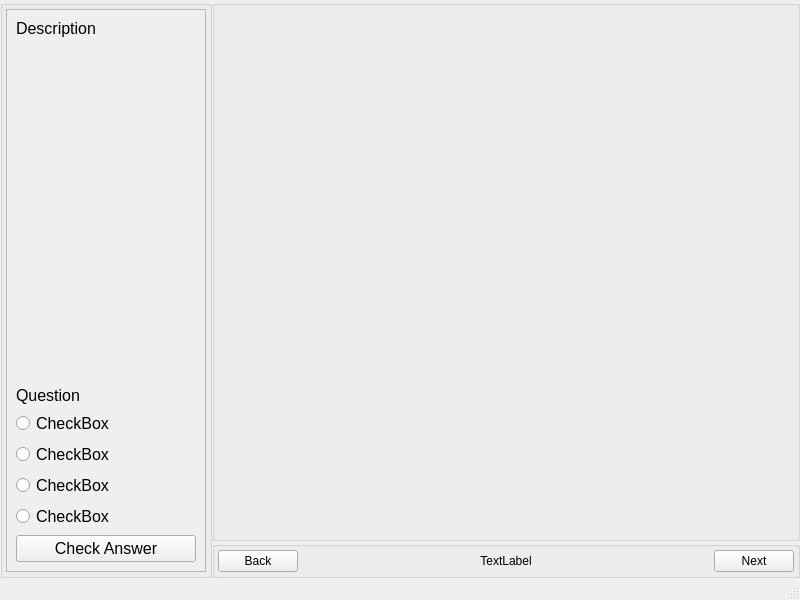
<?xml version="1.0" encoding="UTF-8"?>
<ui version="4.0">
 <class>MainWindow</class>
 <widget class="QMainWindow" name="MainWindow">
  <property name="geometry">
   <rect>
    <x>0</x>
    <y>0</y>
    <width>800</width>
    <height>600</height>
   </rect>
  </property>
  <property name="windowTitle">
   <string>MainWindow</string>
  </property>
  <widget class="QWidget" name="centralwidget">
   <layout class="QGridLayout" name="gridLayout">
    <property name="leftMargin">
     <number>0</number>
    </property>
    <property name="topMargin">
     <number>0</number>
    </property>
    <property name="rightMargin">
     <number>0</number>
    </property>
    <property name="bottomMargin">
     <number>0</number>
    </property>
    <property name="spacing">
     <number>0</number>
    </property>
    <item row="0" column="0" rowspan="2" colspan="2">
     <widget class="QGroupBox" name="summaryLayout">
      <property name="minimumSize">
       <size>
        <width>0</width>
        <height>0</height>
       </size>
      </property>
      <property name="title">
       <string/>
      </property>
      <layout class="QVBoxLayout" name="verticalLayout">
       <property name="leftMargin">
        <number>3</number>
       </property>
       <property name="topMargin">
        <number>3</number>
       </property>
       <property name="rightMargin">
        <number>3</number>
       </property>
       <property name="bottomMargin">
        <number>3</number>
       </property>
       <item>
        <widget class="QScrollArea" name="scrollArea">
         <property name="minimumSize">
          <size>
           <width>200</width>
           <height>0</height>
          </size>
         </property>
         <property name="font">
          <font>
           <pointsize>15</pointsize>
          </font>
         </property>
         <property name="horizontalScrollBarPolicy">
          <enum>Qt::ScrollBarAlwaysOff</enum>
         </property>
         <property name="widgetResizable">
          <bool>true</bool>
         </property>
         <widget class="QWidget" name="scrollAreaWidgetContents">
          <property name="geometry">
           <rect>
            <x>0</x>
            <y>0</y>
            <width>198</width>
            <height>540</height>
           </rect>
          </property>
          <layout class="QVBoxLayout" name="verticalLayout_2">
           <item>
            <widget class="QLabel" name="summary">
             <property name="sizePolicy">
              <sizepolicy hsizetype="Preferred" vsizetype="Preferred">
               <horstretch>0</horstretch>
               <verstretch>1</verstretch>
              </sizepolicy>
             </property>
             <property name="font">
              <font>
               <pointsize>12</pointsize>
              </font>
             </property>
             <property name="text">
              <string>Description</string>
             </property>
             <property name="alignment">
              <set>Qt::AlignLeading|Qt::AlignLeft|Qt::AlignTop</set>
             </property>
             <property name="wordWrap">
              <bool>true</bool>
             </property>
            </widget>
           </item>
           <item>
            <widget class="QLabel" name="questionLabel">
             <property name="font">
              <font>
               <pointsize>12</pointsize>
              </font>
             </property>
             <property name="text">
              <string>Question</string>
             </property>
             <property name="wordWrap">
              <bool>true</bool>
             </property>
            </widget>
           </item>
           <item>
            <widget class="QRadioButton" name="answerA">
             <property name="font">
              <font>
               <pointsize>12</pointsize>
              </font>
             </property>
             <property name="text">
              <string>CheckBox</string>
             </property>
            </widget>
           </item>
           <item>
            <widget class="QRadioButton" name="answerB">
             <property name="font">
              <font>
               <pointsize>12</pointsize>
              </font>
             </property>
             <property name="text">
              <string>CheckBox</string>
             </property>
            </widget>
           </item>
           <item>
            <widget class="QRadioButton" name="answerC">
             <property name="font">
              <font>
               <pointsize>12</pointsize>
              </font>
             </property>
             <property name="text">
              <string>CheckBox</string>
             </property>
            </widget>
           </item>
           <item>
            <widget class="QRadioButton" name="answerD">
             <property name="font">
              <font>
               <pointsize>12</pointsize>
              </font>
             </property>
             <property name="text">
              <string>CheckBox</string>
             </property>
            </widget>
           </item>
           <item>
            <widget class="QPushButton" name="checkAnswerButton">
             <property name="font">
              <font>
               <pointsize>12</pointsize>
              </font>
             </property>
             <property name="text">
              <string>Check Answer</string>
             </property>
            </widget>
           </item>
          </layout>
         </widget>
        </widget>
       </item>
      </layout>
     </widget>
    </item>
    <item row="1" column="3">
     <widget class="QGroupBox" name="pageManager">
      <property name="title">
       <string/>
      </property>
      <layout class="QHBoxLayout" name="horizontalLayout_2">
       <property name="leftMargin">
        <number>3</number>
       </property>
       <property name="topMargin">
        <number>3</number>
       </property>
       <property name="rightMargin">
        <number>3</number>
       </property>
       <property name="bottomMargin">
        <number>3</number>
       </property>
       <item>
        <widget class="QPushButton" name="backButton">
         <property name="text">
          <string>Back</string>
         </property>
        </widget>
       </item>
       <item>
        <widget class="QLabel" name="pageTracker">
         <property name="sizePolicy">
          <sizepolicy hsizetype="Preferred" vsizetype="Preferred">
           <horstretch>1</horstretch>
           <verstretch>0</verstretch>
          </sizepolicy>
         </property>
         <property name="text">
          <string>TextLabel</string>
         </property>
         <property name="alignment">
          <set>Qt::AlignCenter</set>
         </property>
        </widget>
       </item>
       <item>
        <widget class="QPushButton" name="nextButton">
         <property name="text">
          <string>Next</string>
         </property>
        </widget>
       </item>
      </layout>
     </widget>
    </item>
    <item row="0" column="3">
     <widget class="QGroupBox" name="graphView">
      <property name="sizePolicy">
       <sizepolicy hsizetype="Preferred" vsizetype="Preferred">
        <horstretch>1</horstretch>
        <verstretch>1</verstretch>
       </sizepolicy>
      </property>
      <property name="layoutDirection">
       <enum>Qt::RightToLeft</enum>
      </property>
      <property name="title">
       <string/>
      </property>
      <property name="alignment">
       <set>Qt::AlignCenter</set>
      </property>
      <layout class="QVBoxLayout" name="verticalLayout_3">
       <property name="leftMargin">
        <number>3</number>
       </property>
       <property name="topMargin">
        <number>3</number>
       </property>
       <property name="rightMargin">
        <number>3</number>
       </property>
       <property name="bottomMargin">
        <number>3</number>
       </property>
       <item>
        <widget class="QStackedWidget" name="stackedPages">
         <property name="lineWidth">
          <number>0</number>
         </property>
         <property name="currentIndex">
          <number>3</number>
         </property>
         <widget class="QWidget" name="titlePage">
          <layout class="QHBoxLayout" name="horizontalLayout_4">
           <property name="leftMargin">
            <number>0</number>
           </property>
           <property name="topMargin">
            <number>0</number>
           </property>
           <property name="rightMargin">
            <number>0</number>
           </property>
           <property name="bottomMargin">
            <number>0</number>
           </property>
           <item>
            <widget class="TitleView" name="titleView">
             <property name="lineWidth">
              <number>0</number>
             </property>
            </widget>
           </item>
          </layout>
         </widget>
         <widget class="QWidget" name="page_1">
          <property name="sizePolicy">
           <sizepolicy hsizetype="MinimumExpanding" vsizetype="MinimumExpanding">
            <horstretch>0</horstretch>
            <verstretch>0</verstretch>
           </sizepolicy>
          </property>
          <layout class="QHBoxLayout" name="horizontalLayout">
           <property name="leftMargin">
            <number>0</number>
           </property>
           <property name="topMargin">
            <number>0</number>
           </property>
           <property name="rightMargin">
            <number>0</number>
           </property>
           <property name="bottomMargin">
            <number>0</number>
           </property>
           <item>
            <widget class="GraphView" name="graphicsView">
             <property name="sizePolicy">
              <sizepolicy hsizetype="Preferred" vsizetype="Preferred">
               <horstretch>0</horstretch>
               <verstretch>0</verstretch>
              </sizepolicy>
             </property>
             <property name="minimumSize">
              <size>
               <width>500</width>
               <height>400</height>
              </size>
             </property>
             <property name="lineWidth">
              <number>0</number>
             </property>
             <property name="verticalScrollBarPolicy">
              <enum>Qt::ScrollBarAlwaysOff</enum>
             </property>
             <property name="horizontalScrollBarPolicy">
              <enum>Qt::ScrollBarAlwaysOff</enum>
             </property>
             <property name="sizeAdjustPolicy">
              <enum>QAbstractScrollArea::AdjustToContents</enum>
             </property>
            </widget>
           </item>
          </layout>
         </widget>
         <widget class="QWidget" name="page_2">
          <property name="sizePolicy">
           <sizepolicy hsizetype="MinimumExpanding" vsizetype="MinimumExpanding">
            <horstretch>0</horstretch>
            <verstretch>0</verstretch>
           </sizepolicy>
          </property>
          <property name="layoutDirection">
           <enum>Qt::RightToLeft</enum>
          </property>
          <layout class="QHBoxLayout" name="horizontalLayout_3">
           <property name="spacing">
            <number>0</number>
           </property>
           <property name="leftMargin">
            <number>0</number>
           </property>
           <property name="topMargin">
            <number>0</number>
           </property>
           <property name="rightMargin">
            <number>0</number>
           </property>
           <property name="bottomMargin">
            <number>0</number>
           </property>
           <item>
            <widget class="StackView" name="stackView">
             <property name="sizePolicy">
              <sizepolicy hsizetype="Preferred" vsizetype="Preferred">
               <horstretch>0</horstretch>
               <verstretch>0</verstretch>
              </sizepolicy>
             </property>
             <property name="minimumSize">
              <size>
               <width>500</width>
               <height>400</height>
              </size>
             </property>
             <property name="frameShape">
              <enum>QFrame::NoFrame</enum>
             </property>
             <property name="frameShadow">
              <enum>QFrame::Plain</enum>
             </property>
             <property name="lineWidth">
              <number>0</number>
             </property>
             <property name="verticalScrollBarPolicy">
              <enum>Qt::ScrollBarAlwaysOff</enum>
             </property>
             <property name="horizontalScrollBarPolicy">
              <enum>Qt::ScrollBarAlwaysOff</enum>
             </property>
             <property name="sizeAdjustPolicy">
              <enum>QAbstractScrollArea::AdjustToContents</enum>
             </property>
             <property name="backgroundBrush">
              <brush brushstyle="Dense1Pattern">
               <color alpha="255">
                <red>232</red>
                <green>222</green>
                <blue>114</blue>
               </color>
              </brush>
             </property>
             <property name="alignment">
              <set>Qt::AlignCenter</set>
             </property>
            </widget>
           </item>
          </layout>
         </widget>
         <widget class="QWidget" name="page">
          <layout class="QHBoxLayout" name="horizontalLayout_5">
           <item>
            <widget class="EndScreen" name="endScreen" native="true"/>
           </item>
          </layout>
         </widget>
        </widget>
       </item>
      </layout>
     </widget>
    </item>
   </layout>
  </widget>
  <widget class="QMenuBar" name="menubar">
   <property name="geometry">
    <rect>
     <x>0</x>
     <y>0</y>
     <width>800</width>
     <height>21</height>
    </rect>
   </property>
  </widget>
  <widget class="QStatusBar" name="statusbar"/>
 </widget>
 <customwidgets>
  <customwidget>
   <class>StackView</class>
   <extends>QGraphicsView</extends>
   <header>stackview.h</header>
  </customwidget>
  <customwidget>
   <class>GraphView</class>
   <extends>QGraphicsView</extends>
   <header>graphview.h</header>
  </customwidget>
  <customwidget>
   <class>TitleView</class>
   <extends>QGraphicsView</extends>
   <header>titleview.h</header>
  </customwidget>
  <customwidget>
   <class>EndScreen</class>
   <extends>QWidget</extends>
   <header location="global">endscreen.h</header>
   <container>1</container>
  </customwidget>
 </customwidgets>
 <resources/>
 <connections/>
</ui>
